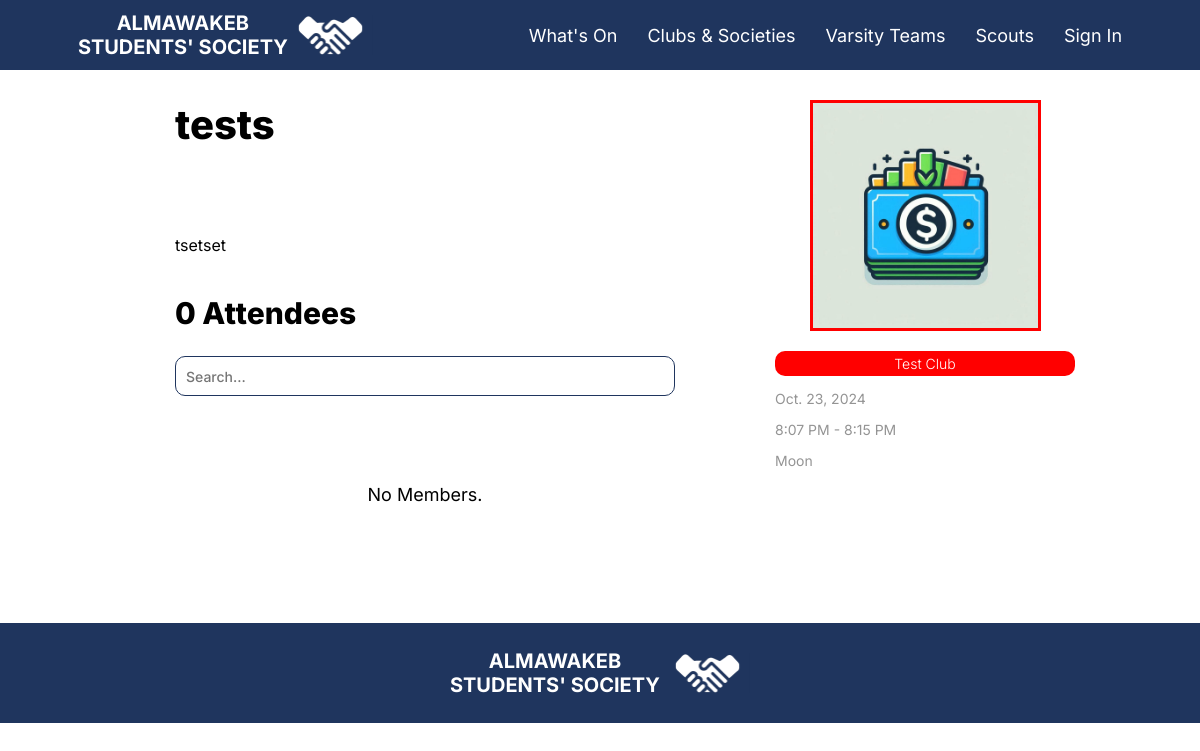
/Meetings/Detail/5/, run on an earlier commit of the app's database.
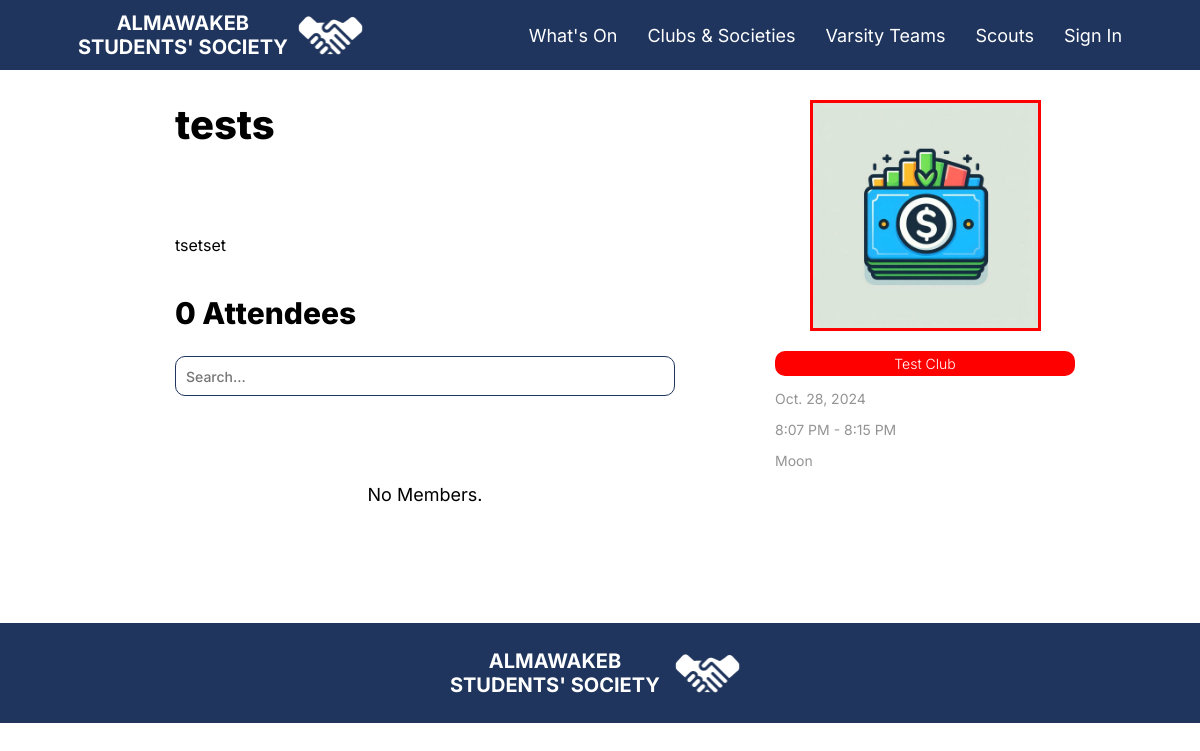
And on a later commit of the database.
### mainapp/models.py (models this page shows, shortened)
class Meeting(models.Model):
    author = models.ForeignKey(Club, on_delete=models.CASCADE, related_name='authored_meetings')
    title = models.CharField(max_length=100)
    text = models.TextField(blank=True,default="")
    date = models.DateField()
    start_time = models.TimeField()
    end_time = models.TimeField()
    published_date = models.DateTimeField(null=True, blank=True)
    location = models.CharField(max_length=150)
    draft = models.BooleanField(default=False)
    hos_approved = models.BooleanField(default=False)
    attending_Members = models.ManyToManyField(User, related_name='meeting_attending_members', blank=True)
    links = models.ManyToManyField(Links, related_name='emeeting_links', blank=True)
    plc = models.ForeignKey(PLC, on_delete=models.CASCADE, related_name='meeting_plc',blank=True,null=True)
    typeitem = "meeting"

class Club(models.Model):
    name = models.CharField(max_length=255)
    heads = models.ManyToManyField(User, related_name='head_clubs', blank=True)
    leadership = models.ManyToManyField(User, related_name='leadership_roles', blank=True)
    members = models.ManyToManyField(User, related_name='membership_clubs', blank=True)
    advisors = models.ManyToManyField(User, related_name='advisor_clubs', blank=True)
    events = models.ManyToManyField('Event', related_name='events', blank=True)
    type = models.CharField(choices=[('male', "Boys Only"),('female','Girls Only'), ('mixed', 'Mixed Club')], default='mixed', max_length=6)
    about = models.TextField()
    logo = models.ImageField(upload_to='clubs_logos/')
    color = models.CharField(max_length=7)  # Hex color code
    links = models.ManyToManyField(Links, related_name='club_links', blank=True)
    bylaws = models.ManyToManyField(Bylaw, related_name='club_bylaws', blank=True)

### mainapp/views.py (the view)
# urls.py: path('Meetings/Detail/<int:meeting_id>/', views.Meeting_Details, name='meeting_detail'),
def Meeting_Details(request, meeting_id):
    try:
        meeting = Meeting.objects.get(id=meeting_id)
    except ObjectDoesNotExist:
        return error_404_view(request, None)
    links = meeting.links.all()
    allUsers = User.objects.all().order_by('name')
    return render(request, "meeting_detail.html", {'meeting': meeting, 'links': links, 'allUsers': allUsers, 'user': request.user})

### templates/meeting_detail.html (shortened to what this page needs)
{% extends 'Base.html' %}
{% load static %}
{% block content %}
<div class="pagecontrol">
    <div style="display: flex; justify-content: space-between; flex-direction: column; flex:1;">
        <p class="pageTitle" style="margin: 0px;">{{ meeting.title }}</p>
        <br>
        <div class="articleDescriptionText">
            <p>{{ meeting.text|safe|linebreaks }}</p>
        </div>
        <div class="profileRow">
            <p class="pageSubtitle" style="margin: 0px;">{{meeting.attending_Members.count}} Attendee{% if meeting.attending_Members.count != 1 %}s{% endif %}</p>
            </div>
            <input class="textfield" placeholder="Search..." style="margin: 0px; width: unset;" id="memberSearch">
            <br>
            <div class="memberGrid scroll" id="memberField">
                {% for member in meeting.attending_Members.all %}
                {% if member.associated_faculty is None %}
                <a href="/Student/Detail/{{member.pk}}" class="profileRow">
                    <div class="profileRow Box" style="border: black 3px solid; border-radius: 15px; padding: 10px; gap: 10px;">
                        <img class="eventCover" style=" width: 50px; height: 50px; border-radius: 50%; object-fit: cover; aspect-ratio: 1/1;margin-right: 10px;" src="{{ member.associated_student.profile_picture.url }}" alt="Club Cover">
                        <p class="text">{{ member.name }}</p>
                        <p class="aboutText">{{ member.associated_student.year_level }}{{ member.associated_student.section }}</p>
                        {% if meeting.author in user.associated_clubs.all %}
                        <button class="btn empty" onclick="removeAttendeeFromList('{{member.email}}')"><img src="{%static '../media/images/removeButton.svg' %}"></button>
                        {% endif %}
                    </div>
                </a>
                {% else %}
                <a href="/Faculty/Detail/{{member.pk}}" class="profileRow">
                    <div class="profileRow Box" style="border: black 3px solid; border-radius: 15px; padding: 10px; gap: 10px;">
                        <img class="eventCover" style=" width: 50px; height: 50px; border-radius: 50%; object-fit: cover; aspect-ratio: 1/1;margin-right: 10px;" src="{{ member.associated_faculty.profile_picture.url }}" alt="Club Cover">
                        <p class="text">{{ member.name }}</p>
                        {% if meeting.author in user.associated_clubs.all %}
                        <button class="btn empty" onclick="removeAttendeeFromList('{{member.email}}')"><img src="{%static '../media/images/removeButton.svg' %}"></button>
                        {% endif %}
                    </div>
                </a>
                {% endif %}
                {% empty %}
                <p class="text">No Members.</p>
                {% endfor %}
            </div>
    </div>
    <div>
        <a href="/Club/Detail/{{meeting.author.pk}}">
        <div class="centerer" style="height: unset; margin-bottom: 20px;">
        <img src="{{ meeting.author.logo.url }}" alt="{{ meeting.title }} Cover" class="articleCover"  style="border: 3px solid {{ meeting.author.color }};">
        </div>
        <div class="tagBox" style="background: {{ meeting.author.color }};">
            <p class="tagText">{{ meeting.author.name }}</p>
        </div>
        </a>
        <p class="aboutText">{{ meeting.date }}</p>
        <p class="aboutText">{{ meeting.start_time|time:"g:i A" }} - {{ meeting.end_time|time:"g:i A" }}</p>
        <p class="aboutText">{{ meeting.location }}</p>
        <br>
        <br>
    </div>
</div>
{% endblock %}

### templates/Base.html (shortened to what this page needs)
{% load static %}
<!DOCTYPE html>
<html lang="en">
<head>
    <link rel="stylesheet" href="{% static 'CSS/base.css' %}">
    <link rel="stylesheet" href="{% static 'CSS/fonts.css' %}">
</head>
<body style="margin: 0px;">
    <div class="navBar">
        <div>
            <a style="display: flex; align-items: center;" href="{% url 'home' %}">
                <p class="logoText">ALMAWAKEB<br>STUDENTS' SOCIETY</p>
                <img class="logo" src="{% static '../media/images/ss-white-logo.png' %}" alt="SS Logo">
            </a>
        </div>
        <div class="side">
            <div class="dropdown">
                <div class="dropbtn navText">What's On</div>
            </div>
            <a href="{% url 'clubs' %}">
                <p class="navText">Clubs & Societies</p>
            </a>
            <a href="{% url 'varsity' %}">
                <p class="navText">Varsity Teams</p>
            </a>
            <a href="{% url 'scouts' %}">
                <p class="navText">Scouts</p>
            </a>
            {% if user.is_authenticated %}
                {% if "profile" in url %}
                <div class="dropdown">
                    <div class="dropbtn navText" style="cursor: pointer;" onclick="signOut();">Sign Out</div>
                    <div class="dropdown-content">
                        <a href="/profile/User" {% if user.associated_clubs.count == 0 and user.associated_varsities.count == 0 %}class="last"{% endif %}>
                            <p class="navText" style="margin: 0px;">{{ user.name }}</p>
                        </a>
                        {% if user.associated_clubs.count > 0 %}
                        <hr>
                        {% endif %}
                        {% for club in user.associated_clubs.all %}
                        <a href="/profile/Club/{{club.pk}}" {% if forloop.last and user.associated_varsities.count == 0 %}class="last"{% endif %}>
                            <p class="navText" style="margin: 0px;">{{ club.name }}</p>
                        </a>
                        {% endfor %}
                        {% if user.associated_varsities.count > 0 %}
                        <hr>
                        {% endif %}
                        {% for varsity in user.associated_varsities.all %}
                        <a href="/profile/Varsity/{{varsity.pk}}" {% if forloop.last %}class="last"{% endif %}>
                            <p class="navText" style="margin: 0px;">{{ varsity.name }}</p>
                        </a>
                        {% endfor %}
                    </div>
                    </div>
                {% else %}
                {% if user.associated_clubs is None and user.associated_varsities is None %}
                <a href="/profile/User"><p class="navText" style="cursor: pointer;">Profile</p></a>
                {% else %}
                <div class="dropdown">
                <div class="dropbtn navText">Profile</div>
                <div class="dropdown-content">
                    <a href="/profile/User" {% if user.associated_clubs.count == 0 and user.associated_varsities.count == 0 %}class="last"{% endif %}>
                        <p class="navText" style="margin: 0px;">{{ user.name }}</p>
                    </a>
                    {% if user.associated_clubs.count > 0 %}
                    <hr>
                    {% endif %}
                    {% for club in user.associated_clubs.all %}
                    <a href="/profile/Club/{{club.pk}}" {% if forloop.last and user.associated_varsities.count == 0 %}class="last"{% endif %}>
                        <p class="navText" style="margin: 0px;">{{ club.name }}</p>
                    </a>
                    {% endfor %}
                    {% if user.associated_varsities.count > 0 %}
                    <hr>
                    {% endif %}
                    {% for varsity in user.associated_varsities.all %}
                    <a href="/profile/Varsity/{{varsity.pk}}" {% if forloop.last %}class="last"{% endif %}>
                        <p class="navText" style="margin: 0px;">{{ varsity.name }}</p>
                    </a>
                    {% endfor %}
                </div>
                </div>
                {% endif %}
                {% endif %}
            {% else %}
                <p class="navText" style="cursor: pointer;" onclick="signIn()">Sign In</p>
            {% endif %}
        </div>
    </div>
    <div {% if request.path == "/" %}class="content centerer hirr" style="padding-top:70px;"{% else %}class="content "{% endif %}>
        {% block content %}{% endblock %}
    </div>
    <div class="footer">
        <p class="logoText">ALMAWAKEB<br>STUDENTS' SOCIETY</p>
        <img class="logo" src="{% static '../media/images/ss-white-logo.png' %}" alt="SS Logo" ondblclick="openPopup('aboutPopup');">
    </div>
</body>
</html>

### static/CSS/base.css (style rules this page uses)
.navBar { height: 70px; position: absolute; background: #1F355E; display: flex; justify-content: space-around; align-items: center; z-index: 20; width: 100%; }
.navText { color: white; font-size: 18px; font-family: Inter; font-weight: 400; }
.content { padding: 100px 175px; }
.footer { position: absolute; width: 100%; display: flex; height: 100px; background: #1F355E; justify-content: center; align-items: center; gap: 5px; z-index: 10; }
.logo { width: 85px; height: 40px; }
.logoText { color: white; font-size: 20px; font-family: Inter; font-weight: 700; word-wrap: break-word; text-align: center; }
a { text-decoration: none; }
.dropdown { display: flex; justify-content: center; }
.pageTitle { color: black; font-size: 40px; font-family: Inter; font-weight: 800; margin-top: 0px; margin-bottom: 30px; }
.pageSubtitle { color: black; font-size: 30px; font-family: Inter; font-weight: 800; }
.text { color: black; font-size: 18px; font-family: Inter; font-weight: 400; }
.aboutText { color: #949494; font-size: 14px; font-family: Inter; font-weight: 400; }
.memberGrid { display: grid; grid-gap: 25px; justify-items: center; grid-template-columns: repeat(auto-fit, minmax(500px, 1fr)); max-height: 500px; overflow-y: scroll; }
.tagBox { display: flex; height: 25px; background: #414648; border-radius: 10px; align-items: center; justify-content: center; }
.tagText { text-align: center; color: white; font-size: 14px; font-family: Inter; font-weight: 300; }
.articleCover { width: 225px; height: 225px; }
.articleDescriptionText { color: black; font-size: 16px; font-family: Inter; font-weight: 400; }
.centerer { display: flex; justify-content: center; flex-direction: column; align-items: center; height: 50%; }
.textfield { border: 1px solid #1F355E; width: 306px; height: 36px; border-radius: 10px; background-color: white; margin: 10px; color: #1F355E; font-family: 'Inter'; font-size: 14px; font-weight: 500; padding-left: 10px; padding-right: 10px; }
.profileRow { display: flex; justify-content: space-between; align-items: center; }
img { object-fit: contain; }
div { font-family: 'Inter'; }
.side { display: flex; align-items: center; gap: 30px; }
.pagecontrol { display: flex; gap: 100px; justify-content: space-between; }

What changed in the data, as far as the page shows it:
changed Meeting "tests": date "Oct. 23, 2024" → "Oct. 28, 2024"
